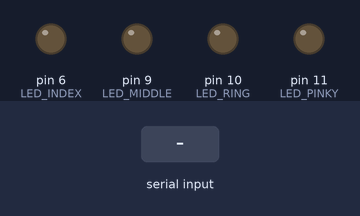
Recording of a sketch running on a simulated Arduino Uno, built with avr-gcc and run on an emulated ATmega328P. On the bench: output pins drawn as LEDs (lit = HIGH). Inputs (shaded band) come from the test bench.

Above: at 1.2 s.
1.3 s: "90,45,200,10\n" received over Serial
At 1.7 s:
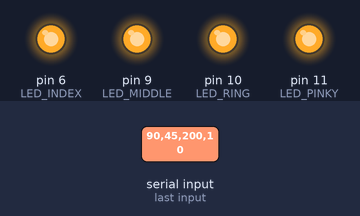
Timing chart, 0 to 4.3 s (numbered marks = the images above; inputs shaded):
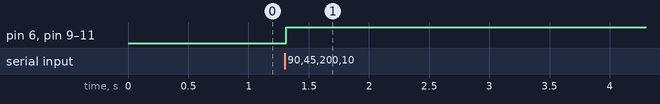

The sketch:

arduino_leds.ino
```cpp
/*
  Управление 4 светодиодами по данным с Python hand tracking.
  Палец загнут — светодиод горит. Разогнут — выключен.

  Формат входных данных (Serial, 9600 baud):
    "V1,V2,V3,V4\n"
    где V = 0 (выкл) или 1 (вкл)
*/

const int LED_INDEX  = 6;   // Указательный палец
const int LED_MIDDLE = 9;   // Средний палец
const int LED_RING   = 10;  // Безымянный палец
const int LED_PINKY  = 11;  // Мизинец

void setup() {
  Serial.begin(9600);

  pinMode(LED_INDEX, OUTPUT);
  pinMode(LED_MIDDLE, OUTPUT);
  pinMode(LED_RING, OUTPUT);
  pinMode(LED_PINKY, OUTPUT);

  digitalWrite(LED_INDEX, LOW);
  digitalWrite(LED_MIDDLE, LOW);
  digitalWrite(LED_RING, LOW);
  digitalWrite(LED_PINKY, LOW);
}

void loop() {
  if (Serial.available()) {
    String data = Serial.readStringUntil('\n');
    data.trim();

    if (data.length() > 0) {
      int comma1 = data.indexOf(',');
      int comma2 = data.indexOf(',', comma1 + 1);
      int comma3 = data.indexOf(',', comma2 + 1);

      if (comma1 > 0 && comma2 > 0 && comma3 > 0) {
        int valIndex  = data.substring(0, comma1).toInt();
        int valMiddle = data.substring(comma1 + 1, comma2).toInt();
        int valRing   = data.substring(comma2 + 1, comma3).toInt();
        int valPinky  = data.substring(comma3 + 1).toInt();

        digitalWrite(LED_INDEX,  valIndex  ? HIGH : LOW);
        digitalWrite(LED_MIDDLE, valMiddle ? HIGH : LOW);
        digitalWrite(LED_RING,   valRing   ? HIGH : LOW);
        digitalWrite(LED_PINKY,  valPinky  ? HIGH : LOW);
      }
    }
  }
}
```

Measured:
- after the input at 1.3 s, pin 6 (LED_INDEX), pin 9 (LED_MIDDLE), pin 10 (LED_RING), pin 11 (LED_PINKY): LOW → HIGH at once
